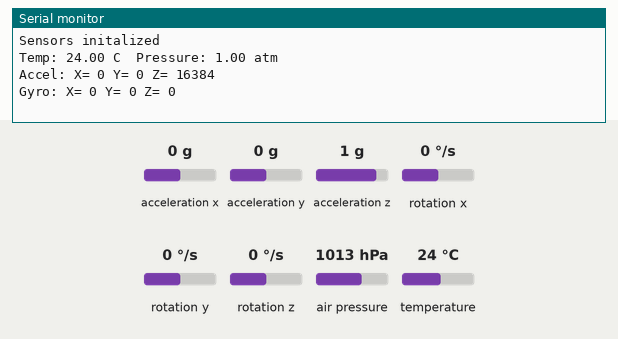
Simulated run of this sketch. Board: Arduino Uno, built with avr-gcc and run on an emulated ATmega328P. Parts: the last lines printed to the serial monitor. Inputs (shaded band) come from the test bench; at power-on: acceleration x 0 g, acceleration y 0 g, acceleration z 1 g, rotation x 0 °/s, rotation y 0 °/s, rotation z 0 °/s, air pressure 1013 hPa, temperature 24 °C.

Above: at 1.2 s.
1.3 s: acceleration x set to -1.4 g
At 3.2 s:
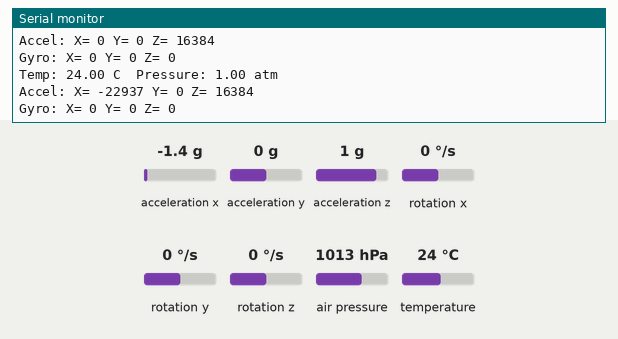
3.5 s: acceleration y set to -1.4 g
At 4.9 s:
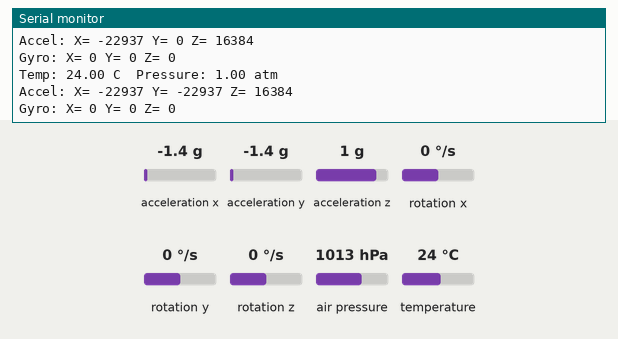
5.7 s: acceleration z set to -1.4 g
At 6.5 s:
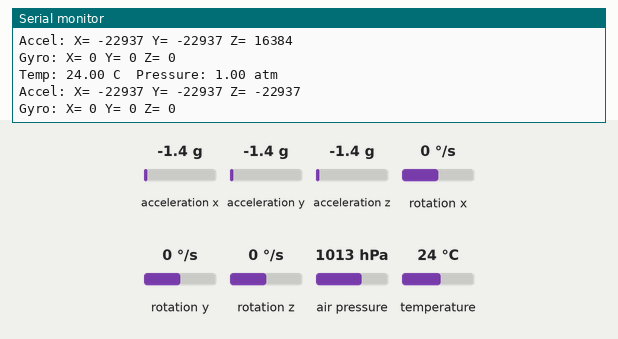
7.9 s: rotation x set to -192 °/s
At 10.0 s:
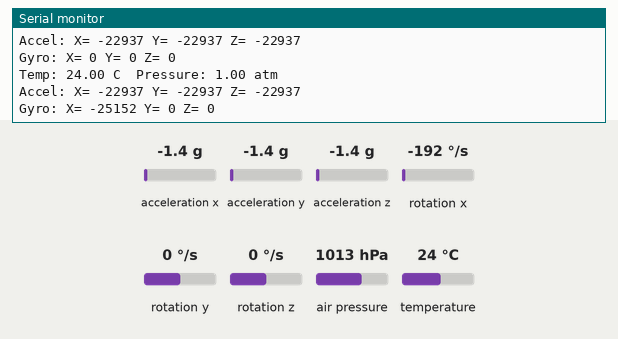
10.1 s: rotation y set to -192 °/s
At 12.9 s:
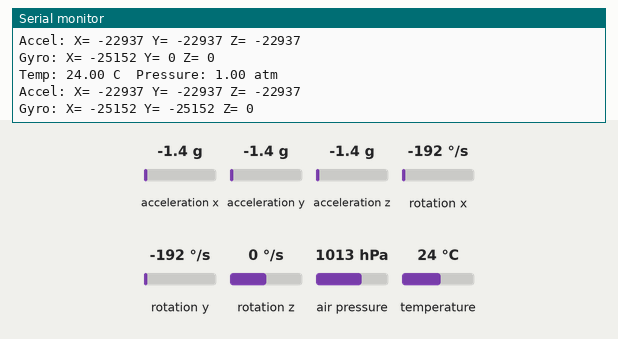

The sketch:

mpu_testing_serial.ino
```cpp
#include <Wire.h>
#include <MPU6050.h>
#include <Adafruit_BMP085.h>

Adafruit_BMP085 bmp;
MPU6050 mpu;

void setup() {
  // put your setup code here, to run once:
  Serial.begin(9600);
  Wire.begin();

  if (!bmp.begin())
  {
    Serial.println("BMP180 dead or not working");
    while(1);
  }

  mpu.initialize();
  if (!mpu.testConnection())
  {
    Serial.println("MPU6050 connection failed!");
    while(1);
  }
  Serial.println("Sensors initalized");
}

void loop() {
  // put your main code here, to run repeatedly:
  float temp = bmp.readTemperature();
  float pressure = bmp.readPressure();

  int16_t ax, ay, az;
  int16_t gx, gy, gz;
  mpu.getMotion6(&ax, &ay, &az, &gx, &gy, &gz);

  Serial.print("Temp: ");
  Serial.print(temp);
  Serial.print(" C\t");
  Serial.print("Pressure: ");
  Serial.print((pressure / 100.0) * 0.0009869233);
  Serial.println(" atm");
  Serial.print("\n");

  Serial.print("Accel: ");
  Serial.print("X= ");
  Serial.print(ax);
  Serial.print(" ");
  Serial.print("Y= ");
  Serial.print(ay);
  Serial.print(" ");
  Serial.print("Z= ");
  Serial.print(az);
  Serial.print("\n");

  Serial.print("Gyro: ");
  Serial.print("X= ");
  Serial.print(gx);
  Serial.print(" ");
  Serial.print("Y= ");
  Serial.print(gy);
  Serial.print(" ");
  Serial.print("Z= ");
  Serial.print(gz);
  Serial.print("\n");

  delay(1900);
}
```

Measured:
- after the input at 1.3 s, the serial monitor: prints a new line after 0.68 s (image 1)
- after the input at 3.5 s, the serial monitor: prints a new line after 0.42 s (image 2)
- after the input at 5.7 s, the serial monitor: prints a new line after 0.15 s (image 3)
- after the input at 7.9 s, the serial monitor: prints a new line after 1.9 s (image 4)
- after the input at 10.1 s, the serial monitor: prints a new line after 1.6 s (image 5)
